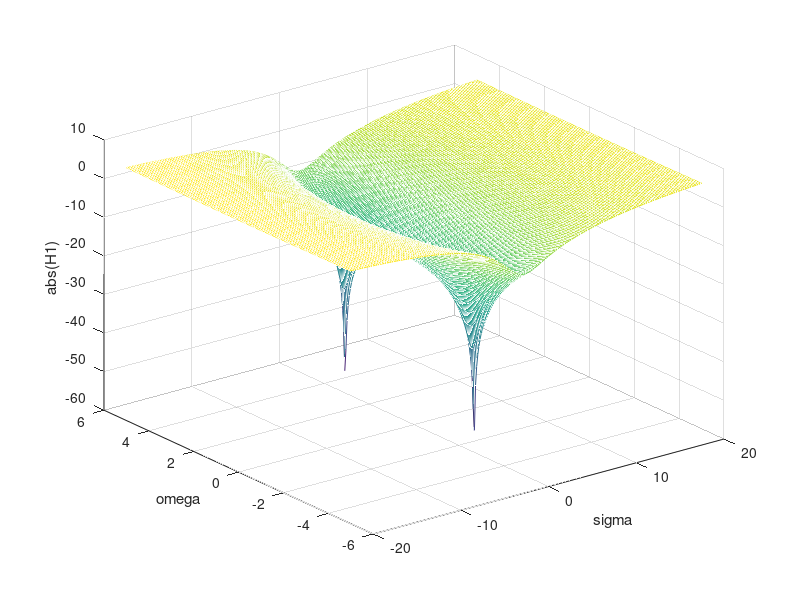

The MATLAB script that drew this image:
clear all;
close all;
 
sigma = linspace(-20, 20, 200);
omega = linspace(-5, 5, 200);
[sigmagrid, omegagrid] = meshgrid(sigma, omega);
sgrid = sigmagrid + 1i*omegagrid;
 
b = [2 2 17];
a = [1 4 104];
H1 = polyval(b, sgrid)./polyval(a, sgrid);
mesh(sigma, omega, 20*log10(abs(H1)));
xlabel('sigma');
ylabel('omega');
zlabel('abs(H1)');